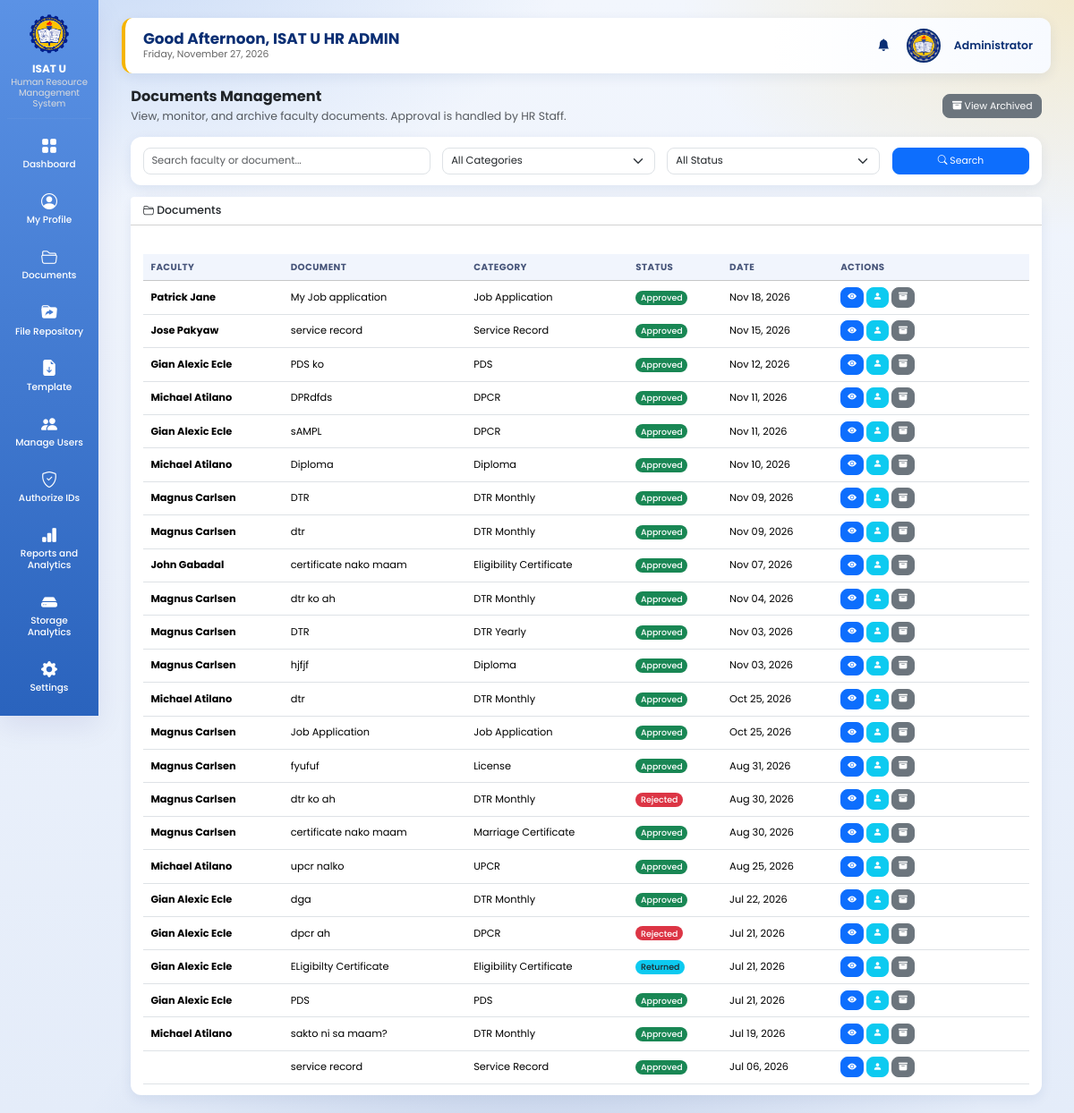
The page /admin/documents.php (signed in) on the database as committed earlier.
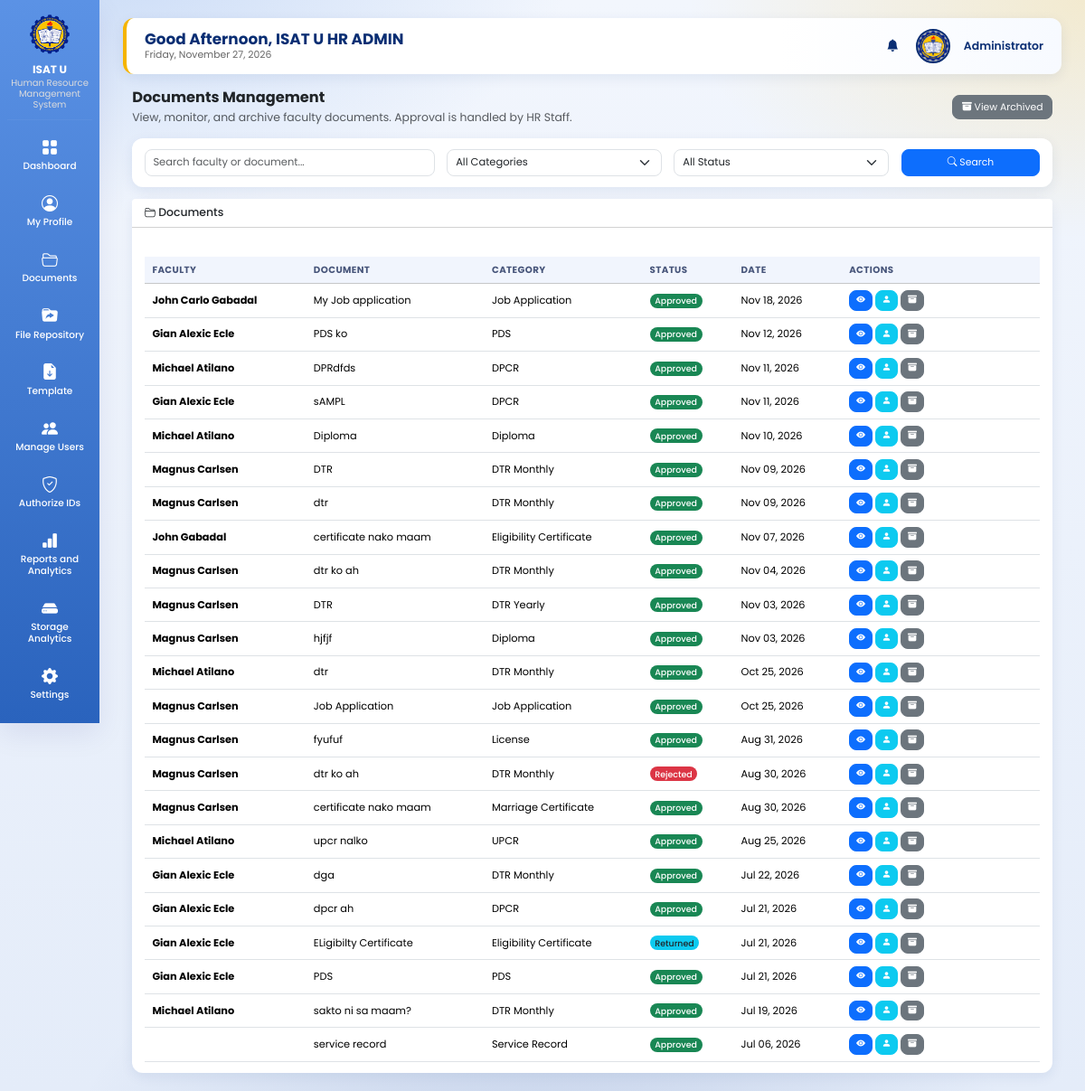
The same page on the database as committed later.
### tables this page shows
CREATE TABLE `documents` (
  `document_id` int(11) NOT NULL AUTO_INCREMENT,
  `user_id` int(11) NOT NULL,
  `category_id` int(11) NOT NULL,
  `deadline_id` int(11) DEFAULT NULL,
  `document_title` varchar(255) NOT NULL,
  `faculty_comment` text DEFAULT NULL,
  `file_name` varchar(255) NOT NULL,
  `file_path` varchar(500) NOT NULL,
  `file_size` int(11) DEFAULT NULL,
  `remarks` text DEFAULT NULL,
  `status` varchar(50) DEFAULT 'Pending',
  `is_archived` tinyint(1) NOT NULL DEFAULT 0,
  `submitted_at` timestamp NOT NULL DEFAULT current_timestamp(),
  `hr_remarks` text DEFAULT NULL,
  PRIMARY KEY (`document_id`)
);

CREATE TABLE `users` (
  `user_id` int(11) NOT NULL AUTO_INCREMENT,
  `employee_id` varchar(50) DEFAULT NULL,
  `first_name` varchar(100) NOT NULL,
  `middle_name` varchar(100) DEFAULT NULL,
  `last_name` varchar(100) NOT NULL,
  `email` varchar(150) NOT NULL,
  `password` varchar(255) NOT NULL,
  `role` varchar(20) NOT NULL,
  `department` varchar(150) DEFAULT NULL,
  `position_title` varchar(150) DEFAULT NULL,
  `profile_picture` varchar(255) DEFAULT NULL,
  `reset_token` varchar(255) DEFAULT NULL,
  `reset_token_expiry` datetime DEFAULT NULL,
  `status` varchar(20) DEFAULT 'active',
  `created_at` timestamp NOT NULL DEFAULT current_timestamp(),
  PRIMARY KEY (`user_id`)
);

CREATE TABLE `document_categories` (
  `category_id` int(11) NOT NULL AUTO_INCREMENT,
  `category_name` varchar(255) NOT NULL,
  PRIMARY KEY (`category_id`)
);

### admin/documents.php (the view, shortened to what this page needs)
<?php
include "../db.php";
include "includes/header.php";
include "includes/sidebar.php";
?>
<div class="container-fluid">
    <div class="d-flex justify-content-between align-items-center mb-4">
        <div>
            <h2 class="fw-bold mb-1">Documents Management</h2>
            <p class="text-muted mb-0">
                View, monitor, and archive faculty documents. Approval is handled by HR Staff.
            </p>
        </div>
        <a href="archive_documents.php" class="btn btn-secondary">
            <i class="bi bi-archive-fill"></i> View Archived
        </a>
    </div>
    <div class="card shadow-sm border-0 mb-4">
    <div class="card-body">
        <form method="GET">
            <div class="row g-3">
                <div class="col-lg-4">
                    <input
                        type="text"
                        name="search"
                        class="form-control"
                        placeholder="Search faculty or document..."
                        value="<?php echo isset($_GET['search']) ? htmlspecialchars($_GET['search']) : ''; ?>">
                </div>
                <div class="col-lg-3">
                    <select name="category" class="form-select">
                        <option value="">All Categories</option>
                    </select>
                </div>
                <div class="col-lg-3">
                    <select name="status" class="form-select">
                        <option value="">All Status</option>
                    </select>
                </div>
                <div class="col-lg-2 d-grid">
                    <button class="btn btn-primary">
                        <i class="bi bi-search"></i>
                        Search
                    </button>
                </div>
            </div>
        </form>
    </div>
</div>
<?php
$where = "WHERE 1=1 AND (documents.is_archived IS NULL OR documents.is_archived = 0)";
$query = mysqli_query($conn, "
SELECT
documents.*,
users.first_name,
users.last_name,
document_categories.category_name
FROM documents
LEFT JOIN users
ON users.user_id = documents.user_id
LEFT JOIN document_categories
ON document_categories.category_id = documents.category_id
$where
ORDER BY documents.submitted_at DESC
");
?>
<div class="card shadow-sm border-0">
    <div class="card-header bg-white">
        <h5 class="mb-0">
            <i class="bi bi-folder2-open"></i>
            Documents
        </h5>
    </div>
    <div class="card-body">
        <div class="table-responsive">
            <table class="table table-hover align-middle">
                <thead class="table-light">
                    <tr>
                        <th>Faculty</th>
                        <th>Document</th>
                        <th>Category</th>
                        <th>Status</th>
                        <th>Date</th>
                        <th width="220">Actions</th>
                    </tr>
                </thead>
                <tbody>
                <?php
                if(mysqli_num_rows($query)>0)
                {
                    while($row=mysqli_fetch_assoc($query))
                    {
                ?>
                    <tr>
                        <td>
                            <strong>
                            <?php
                            echo htmlspecialchars($row['first_name']." ".$row['last_name']);
                            ?>
                            </strong>
                        </td>
                        <td>
                            <?php echo htmlspecialchars($row['document_title']); ?>
                        </td>
                        <td>
                            <?php echo htmlspecialchars($row['category_name']); ?>
                        </td>
                        <td>
<?php
$status=$row['status'];
switch($status){
case "Approved":
echo "<span class='badge bg-success'>$status</span>";
break;
case "Rejected":
echo "<span class='badge bg-danger'>$status</span>";
break;
case "Returned":
echo "<span class='badge bg-info text-dark'>$status</span>";
break;
}
?>
                        </td>
                        <td>
                            <?php echo date("M d, Y",strtotime($row['submitted_at'])); ?>
                        </td>
                        <td>
<a href="<?php echo $row['file_path']; ?>" target="_blank" class="btn btn-sm btn-primary">
<i class="bi bi-eye-fill"></i>
</a>
<a href="faculty_profile.php?id=<?php echo $row['user_id']; ?>" class="btn btn-sm btn-info text-white">
<i class="bi bi-person-fill"></i>
</a>
<a href="archive_document_action.php?id=<?php echo $row['document_id']; ?>" class="btn btn-sm btn-secondary" onclick="return confirm('Archive this document? It will be hidden from the main list but not deleted.')">
<i class="bi bi-archive-fill"></i>
</a>
                        </td>
                    </tr>
                <?php
                    }
}
?>
                </tbody>
            </table>
        </div>
    </div>
</div>
<?php include "includes/footer.php"; ?>

Rows that differ between the two databases and show on the page:
removed documents: user.last_name "Jose Pakyaw", document_title "service record", category.category_name "Service Record", status "Approved", submitted_at "Nov 15, 2026"
changed documents "My Job application": user.last_name "Patrick Jane" → "John Carlo Gabadal"
changed documents "dpcr ah": status "Rejected" → "Approved"
